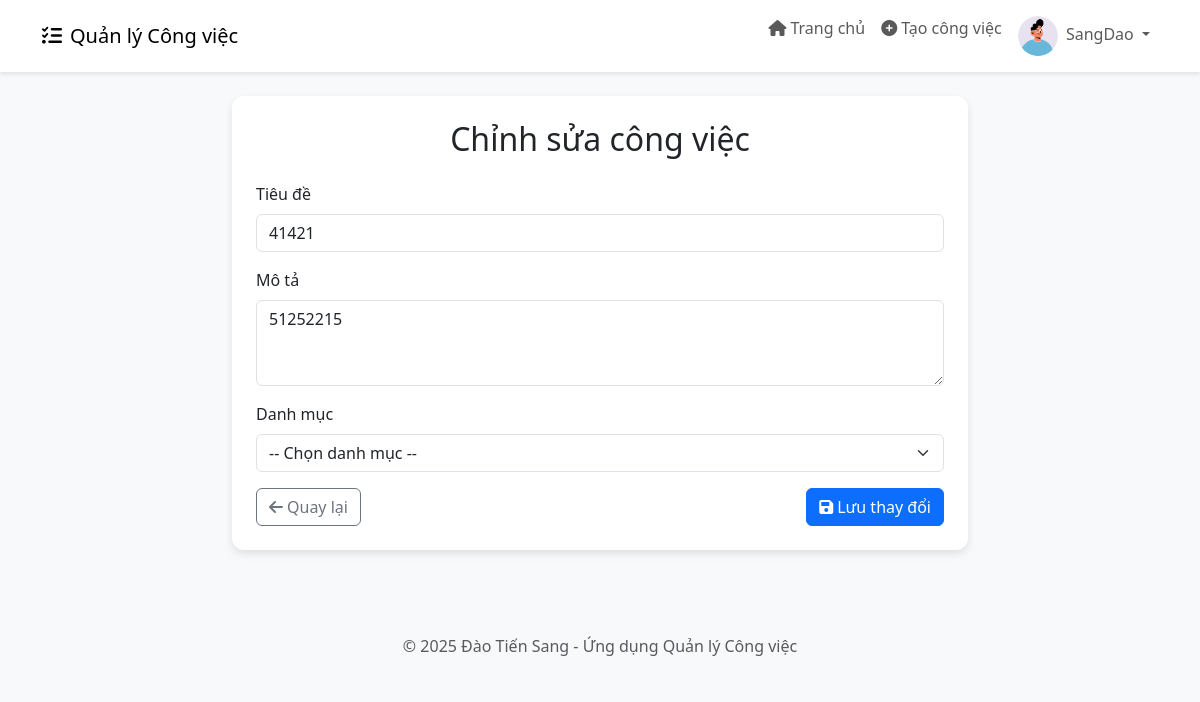
/task/6/edit (signed in), run on an earlier commit of the app's database.
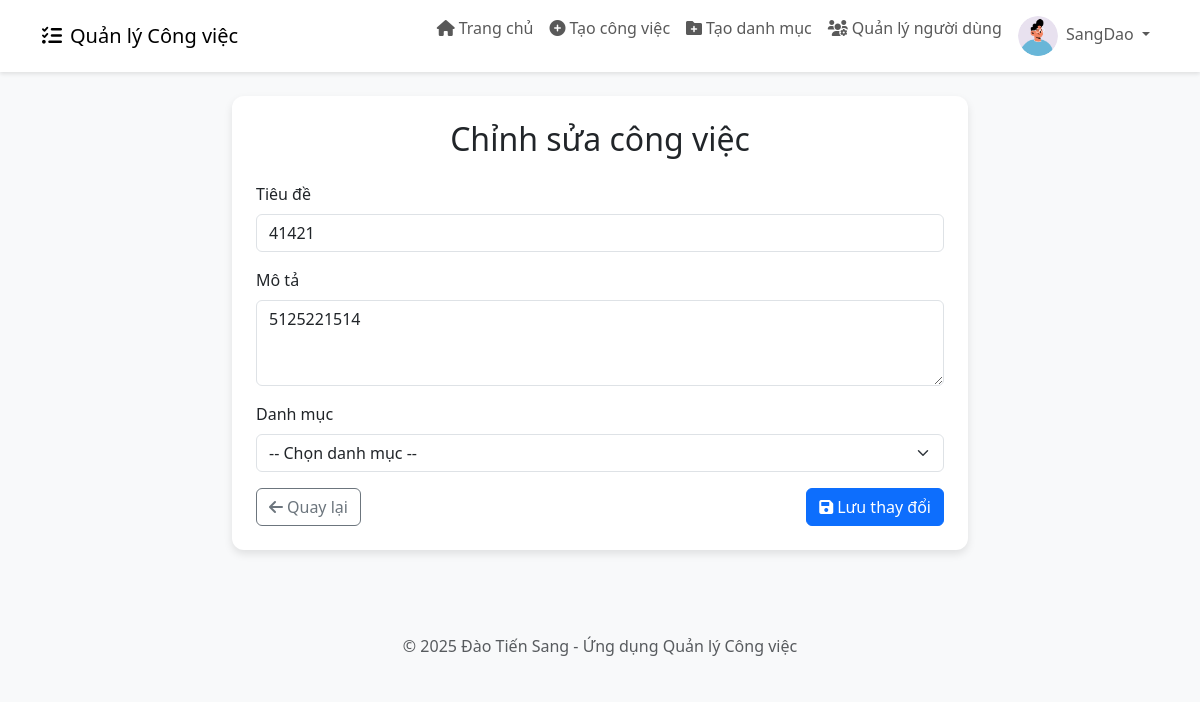
And on a later commit of the database.
### app.py (models this page shows)
class Task(db.Model):
    id = db.Column(db.Integer, primary_key=True)
    title = db.Column(db.String(100), nullable=False)
    description = db.Column(db.Text, nullable=True)
    status = db.Column(db.String(20), default='Chưa hoàn thành')
    created = db.Column(db.DateTime, default=datetime.utcnow)
    finished = db.Column(db.DateTime, nullable=True)
    user_id = db.Column(db.Integer, db.ForeignKey('user.id'), nullable=False)
    category_id = db.Column(db.Integer, db.ForeignKey('category.id'), nullable=True)

### app.py (the view, shortened to what this page needs)
@app.route('/task/<int:task_id>/edit', methods=['GET', 'POST'])
def edit_task(task_id):
    if 'user_id' not in session:
        return redirect(url_for('login'))
    task = Task.query.get_or_404(task_id)
    if task.user_id != session['user_id'] and not session.get('is_admin'):
        flash('Bạn không có quyền chỉnh sửa công việc này!', 'danger')
        return redirect(url_for('dashboard'))
    categories = Category.query.all()
    return render_template('edit_task.html', task=task, categories=categories)

### templates/edit_task.html (shortened to what this page needs)
{% extends 'base.html' %}
{% block content %}
<div class="row justify-content-center">
    <div class="col-md-8">
        <div class="card p-4">
            <h2 class="text-center mb-4">Chỉnh sửa công việc</h2>
            <form method="POST" action="{{ url_for('edit_task', task_id=task.id) }}">
                <div class="mb-3">
                    <label for="title" class="form-label">Tiêu đề</label>
                    <input type="text" class="form-control" id="title" name="title" value="{{ task.title }}" required>
                </div>
                <div class="mb-3">
                    <label for="description" class="form-label">Mô tả</label>
                    <textarea class="form-control" id="description" name="description" rows="3">{{ task.description }}</textarea>
                </div>
                <div class="mb-3">
                    <label for="category_id" class="form-label">Danh mục</label>
                    <select class="form-select" id="category_id" name="category_id">
                        <option value="">-- Chọn danh mục --</option>
                    </select>
                </div>
                <div class="d-flex justify-content-between">
                    <a href="{{ url_for('dashboard') }}" class="btn btn-outline-secondary">
                        <i class="fas fa-arrow-left me-1"></i>Quay lại
                    </a>
                    <button type="submit" class="btn btn-primary">
                        <i class="fas fa-save me-1"></i>Lưu thay đổi
                    </button>
                </div>
            </form>
        </div>
    </div>
</div>
{% endblock %}

What changed in the data, as far as the page shows it:
changed Task: description "51252215" → "5125221514"
Also different on the page:
text now shown: "Tạo danh mục Quản lý người dùng"
